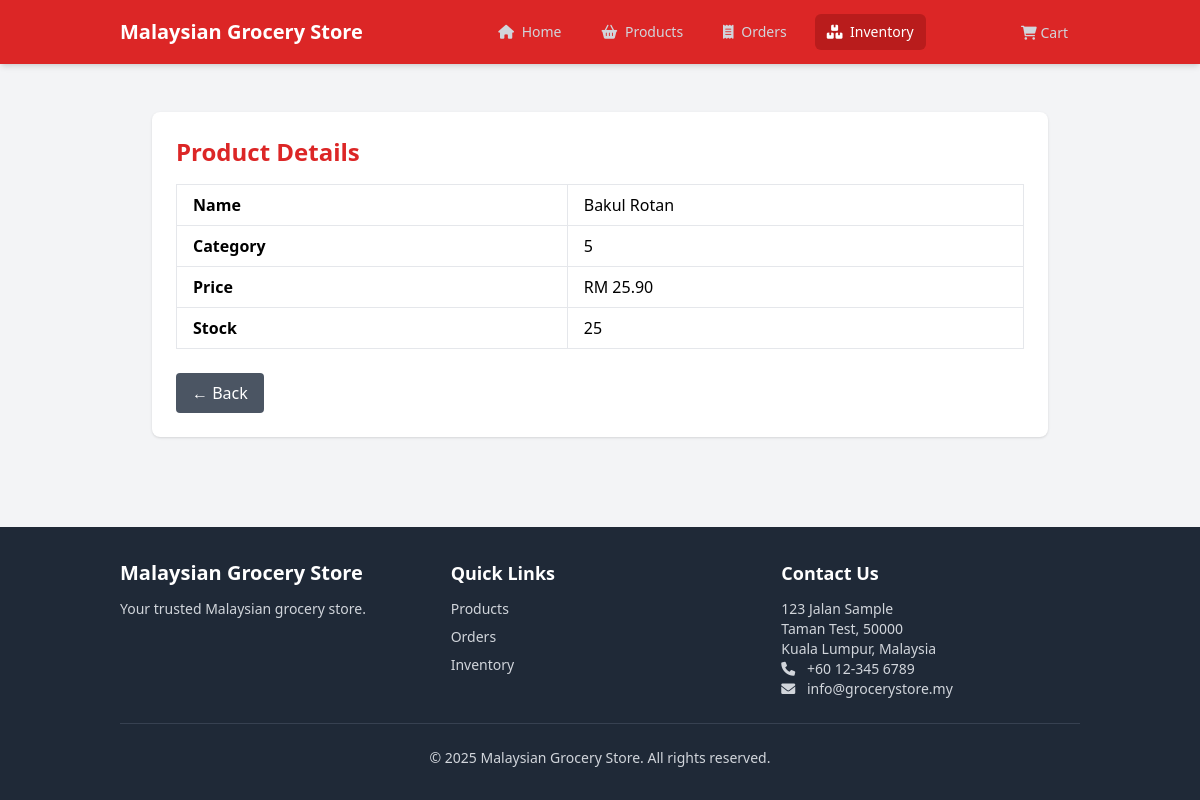
The app's page /modules/inventory/index.php?module=inventory&action=view&id=25, older data.
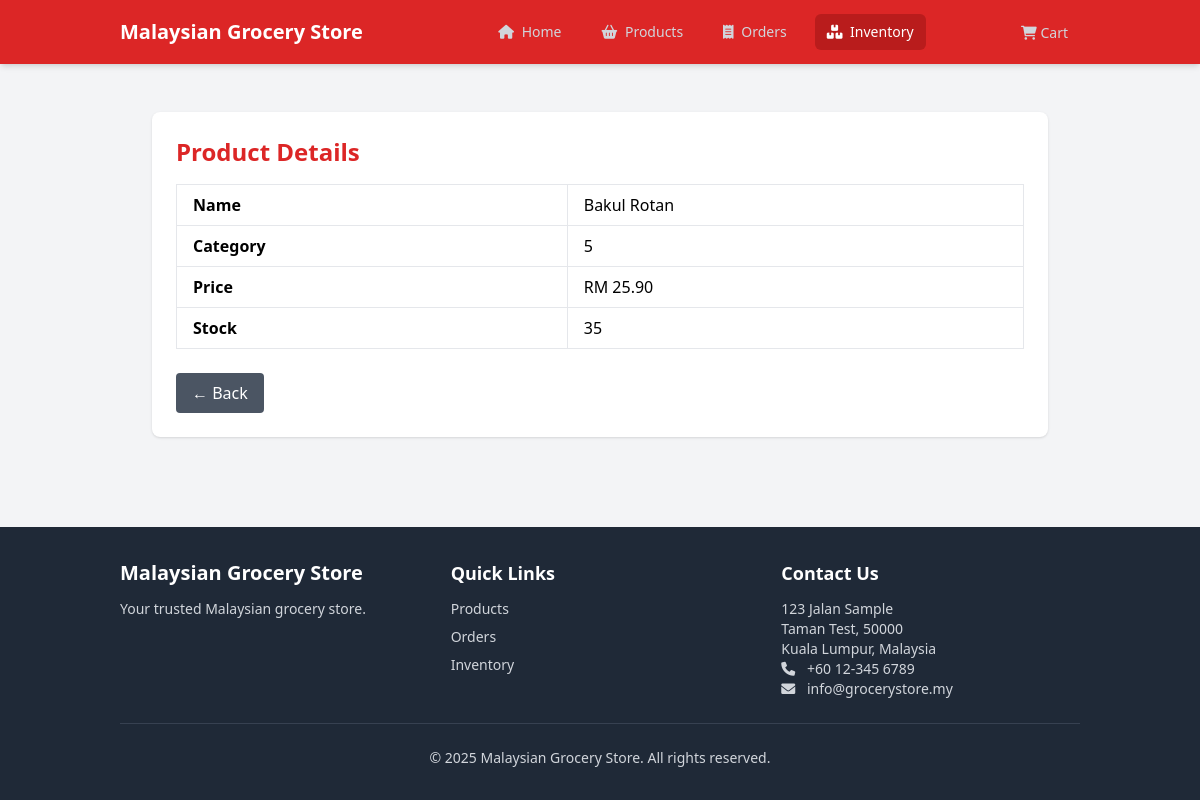
The same page, newer data.
### tables this page shows
CREATE TABLE products (
    id INTEGER PRIMARY KEY AUTOINCREMENT,
    category_id INTEGER,
    name TEXT NOT NULL,
    description TEXT,
    price DECIMAL(10,2) NOT NULL,
    stock_quantity INTEGER NOT NULL DEFAULT 0,
    image_url TEXT,
    created_at DATETIME DEFAULT CURRENT_TIMESTAMP,
    updated_at DATETIME DEFAULT CURRENT_TIMESTAMP,
    deleted_at DATETIME,
    FOREIGN KEY (category_id) REFERENCES categories(id)
);

### modules/inventory/functions.php (called while the page is built, shortened)
<?php
function getProductById($id) {
    $db = initializeDatabase();
    $stmt = $db->prepare("SELECT * FROM products WHERE id = :id AND deleted_at IS NULL");
    $stmt->bindValue(':id', $id, SQLITE3_INTEGER);
    $result = $stmt->execute();
    return $result->fetchArray(SQLITE3_ASSOC);
}

### modules/inventory/templates/view.php (the view, shortened to what this page needs)
<?php
require_once __DIR__ . '/../../../includes/functions.php';
require_once __DIR__ . '/../functions.php';
$product = null;
if (isset($_GET['id'])) {
    $product = getProductById($_GET['id']);
}
?>
<div class="max-w-4xl mx-auto mt-8 p-6 bg-white shadow rounded-lg">
    <h1 class="text-2xl font-bold mb-4 text-red-600">Product Details</h1>
    <table class="table-auto w-full text-left border">
        <tr><th class="px-4 py-2 border">Name</th><td class="px-4 py-2 border"><?= htmlspecialchars($product['name']) ?></td></tr>
        <tr><th class="px-4 py-2 border">Category</th><td class="px-4 py-2 border"><?= htmlspecialchars($product['category_id']) ?></td></tr>
        <tr><th class="px-4 py-2 border">Price</th><td class="px-4 py-2 border">RM <?= number_format($product['price'], 2) ?></td></tr>
        <tr><th class="px-4 py-2 border">Stock</th><td class="px-4 py-2 border"><?= htmlspecialchars($product['stock_quantity']) ?></td></tr>
    </table>
    <div class="mt-6">
    <a href="/grocery_store/index.php?module=inventory" class="bg-gray-600 text-white px-4 py-2 rounded hover:bg-gray-700 inline-block">
    ← Back
    </a>
</div>
</div>

Row changes from the older to the newer data that the page shows:
changed products "Bakul Rotan": stock_quantity "25" → "35"
